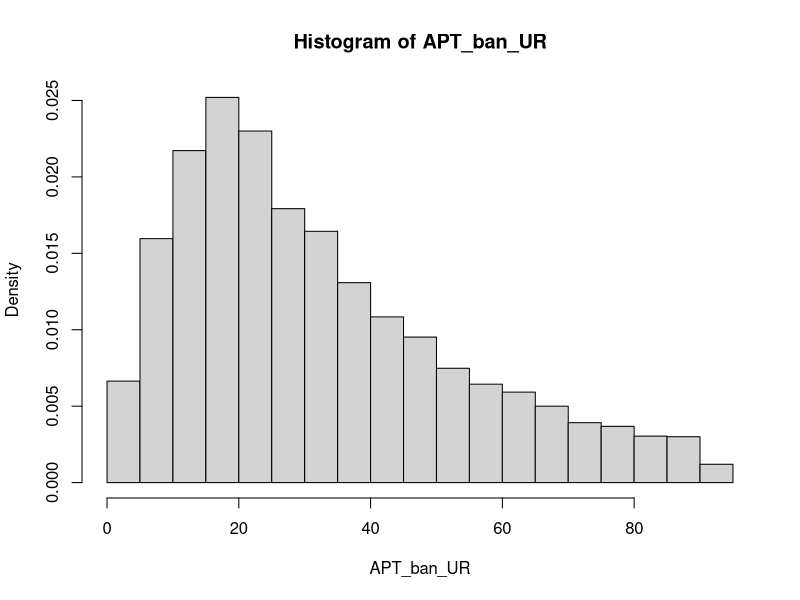
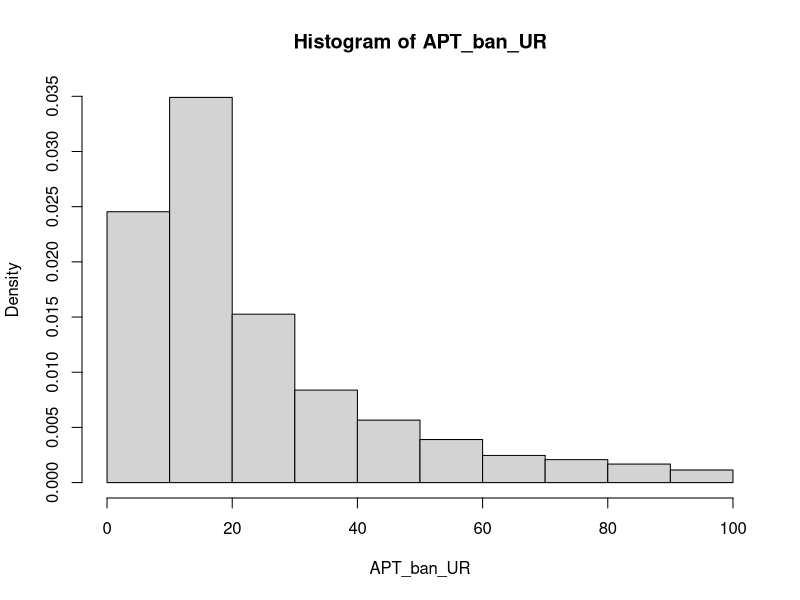

Reproduce these figures in R, in order. (Note: a time limit stopped this script after it produced the figures.)
## ---- chunk 1
knitr::opts_chunk$set(echo = TRUE)
## ---- chunk 2
#' TS-PostDiff - Allocation Probability Test
#'
#' Runs TS-PostDiff algorithm in two-armed case, for n batches, with given batch size and BURNIN period, to calculate an AP Test statistic for each arm

#' @param pa - actual prior probability of arm a (typically unknown in practice)
#' @param pb - actual prior probability of arm b (typically unknown in practice)
#' @param n - total number of trials in one simulation 
#' @param c - threshold of difference in expected reward between the two arms
#' @param burnin - number of trials that run only Uniform Random (UR) sampling, before applying the TS-PostDiff algorithm for all remaining trials, and updating posterior probability every batch (using beta distribution)
#' @param batch - number of trials before posterior probability is updated
#'
#' @return vector containing WaldScore[n], reward[n], APT_1, APT_2: the final waldscore, reward, and AP Test statistics for both arms

TSPDD <- function(pa, pb, n, c, burnin, batch) {

  # List: tracking successes and failures under each arm
  # ex. [0,1,1,1,2,3,3,4,5,6], final index value indicates total number of successes/failures
  arm_a_successes <- c(0)
  arm_a_failures <- c(0)
  arm_b_successes <- c(0)
  arm_b_failures <- c(0)
  
  # List: tracking only the current number of successes and failures (Value changes for each iteration)
  arm_a_s <- c(0)
  arm_a_f <- c(0)
  arm_b_s <- c(0)
  arm_b_f <- c(0)

  # History that tracks if there was success in either arm for each trial (Variable not used in final results)
  # ex. [1,0,1,1,0,1] 1 indicates success for either arm, 0 indicates failure for both arms
  abl <- c()
 
  APT_ban_UR = 0 # AP Test statistic, not including batches using UR sampling
  APT_w_UR = 0 # AP Test statistic, including batches using UR sampling
  
  # ---------- BURNIN PERIOD: use Uniform Random (UR) sampling only ----------
  
  for (i in 1:burnin) {

    draw_a <- runif(1) # Random probability of arm a being chosen
    draw_b <- runif(1) # Random probability of arm b being chosen

    # CASE 1: Arm a is chosen
    if (draw_a > draw_b) {
      # Arm a was successful  
      if (runif(1) < pa) {
        abl[i] <- 1
        arm_a_s <- arm_a_s + 1 # update arm a success count
      } 
      # Arm a was not successful
      else {       
        abl[i] <- 0
        arm_a_f <- arm_a_f + 1 # update arm a failure count
      }
    }

    # CASE 2: Arm b is chosen
    else {
      # Arm b was successful
      if (runif(1) < pb) {
        abl[i] <- 1
        arm_b_s <- arm_b_s + 1 # update arm b success count
      }
      # Arm b was not successful
      else {
        abl[i] <- 0
        arm_b_f <- arm_b_f + 1 # update arm b failure count
      }
    }

    # Tracking the build-up of total number of successes, failures, for arm a & b
    arm_a_successes[i] <- arm_a_s
    arm_a_failures[i] <- arm_a_f
    arm_b_successes[i] <- arm_b_s
    arm_b_failures[i] <- arm_b_f 
  }
  
  # ---------- AFTER BURNIN PERIOD: Use TS or UR depending on difference between posterior probabilities ----------
  
  for (i in (burnin + 1):n) {

    # Posterior probability updates happen by batch size (whenever m becomes 0, larger batch size -> slower updates)
    m = i %% batch 
    
    # Draw from Beta(alpha, beta) distribution, using only the current success & failure counts 
    # alpha = current successes, beta = current failures of each arm

    # CASE 1: Posterior probability of arms a & b is updated
    if (m == 0) {
      draw_a <-
        rbeta(1, arm_a_successes[i - 1] + 1, arm_a_failures[i - 1] + 1) 
      draw_b <-
        rbeta(1, arm_b_successes[i - 1] + 1, arm_b_failures[i - 1] + 1) 
    }
    
    # CASE 2: Posterior probability of arms a & b is not updated
    else {
      draw_a <-
        rbeta(1, arm_a_successes[i - m] + 1, arm_a_failures[i - m] + 1) 
      draw_b <-
        rbeta(1, arm_b_successes[i - m] + 1, arm_b_failures[i - m] + 1)
        
    # Using index [i - m] shows we are using the posterior probabilities from the previous batch, and not our most current success/failure counts
    }

    # Use UR: If difference between posterior probabilities of arms is less than threshold value (expected difference in reward between arms)
    if (abs(draw_a - draw_b) < c) {
      draw_a <- runif(1) # Random probability of arm a being chosen
      draw_b <- runif(1) # Random probability of arm b being chosen
    } 
    
    # Use TS: If difference between posterior probabilities of arms crosses threshold value (expected difference in reward between arms)
    else {
      # CASE 1: Posterior probability of arms a & b is updated
      if (m == 0) {
        draw_a <-
          rbeta(1, arm_a_successes[i - 1] + 1, arm_a_failures[i - 1] + 1)
        draw_b <-
          rbeta(1, arm_b_successes[i - 1] + 1, arm_b_failures[i - 1] + 1)
      }
      # CASE 2: Posterior probability of arms a & b is not updated
      else {
        draw_a <-
          rbeta(1, arm_a_successes[i - m] + 1, arm_a_failures[i - m] + 1)
        draw_b <-
          rbeta(1, arm_b_successes[i - m] + 1, arm_b_failures[i - m] + 1)
      }
      
      # APT_{ban UR} statistic is updated (version without UR sampling trials, inner indentation level)
      if (m == 0) {
      # APT_{ban UR} only counting cases where arm b is chosen, "experimental" arm
        if (draw_b > draw_a) {
          APT_ban_UR = APT_ban_UR + 1
        }
      }
    }

    # APT_{w UR} statistic is updated (version including trials with UR sampling, outer indentation level)
    if (m == 0) {
    # APT_{w UR} only counting cases where arm b is chosen, "experimental" arm
      if (draw_b > draw_a) {
        APT_w_UR = APT_w_UR + 1
      }
    }

    # Update arm a & b history (abl), successes, and failures
    if (draw_a > draw_b) {
      if (runif(1) < pa) {
        abl[i] <- 1
        arm_a_s <- arm_a_s + 1 # update arm a success count
      } else {
        abl[i] <- 0
        arm_a_f <- arm_a_f + 1 # update arm a failure count
      }
    } else{
      if (runif(1) < pb) {
        abl[i] <- 1
        arm_b_s <- arm_b_s + 1 #update arm b success count
      } else {
        abl[i] <- 0
        arm_b_f <- arm_b_f + 1 #update arm b failure count
      }
    }  
    
    # Tracking the build-up of total number of successes, failures, for arm a & b, adding onto successes and failures from burnin period
    arm_a_successes[i] <- arm_a_s
    arm_a_failures[i] <- arm_a_f
    arm_b_successes[i] <- arm_b_s
    arm_b_failures[i] <- arm_b_f
  }

  # List: complete history of number of times arms a & b were chosen (final index, total number of times chosen for each)
  na <- arm_a_successes + arm_a_failures
  nb <- arm_b_successes + arm_b_failures

  # List: complete history of estimated posterior probability updates, for arm a & b success (final index, final posterior probability for each)
  pa_est <- arm_a_successes / na
  pb_est <- arm_b_successes / nb

  # Wald Score for confidence interval: for analyzing categorical data underlying chi-squared distribution vectors, instead of summation
  WaldScore <- (pa_est - pb_est) / sqrt(pa_est * (1 - pa_est) / na + pb_est * (1 - pb_est) / nb)
  
  # List: our expected reward, from both arms (number of times chosen * posterior success probability, for each arm)
  reward <- (na * pa + nb * pb) / c(1:n)
  # Lists out the average expected reward for each individual trial (final index, final expected reward value)
  
  return(c(WaldScore[n], reward[n], APT_ban_UR, APT_w_UR))
}
## ---- chunk 3
#' Critical Value (Normal)
#'
#' Finds critical value using normal assumption on LLN
#' @param APT - AP Test statistic (List of either APT_ban_UR/APT_w_UR results across different simulations)
#' @param alpha - Customized significance level
#' 
#' @return generated critical value from normality assumption

normal_cv <- function(APT, alpha) {
  m <- mean(APT) 
  v <- var(APT)
  sd <- sqrt(v)
  normal_rej <- qnorm(1 - alpha) #Rejection area defined (following normal distribution assumption)
  cv <- normal_rej * sd + m
  return(cv)
}
## ---- chunk 4
#' Critical Value (Empirical)
#'
#' Finds critical value using empirical assumption on LLN
#' @param APT - AP Test statistic (List of either APT_ban_UR/APT_w_UR results across different simulations)
#' @param alpha - Customized significance level
#' 
#' @return generated critical value from empirical simulations

empirical_cv <- function(APT, alpha) {
  cdf = 0
  i = 0 
  # Repeatedly add the empirical probabilities of each [i] value until cdf reaches 1 - significance level
  while (cdf <= 1- alpha) {
    p_i <-sum(APT == i)/length(APT)
    cdf <- sum(cdf, p_i)
    i = i + 1
  }
  return(i - 1) 
}
## ---- chunk 5
set.seed(0)
#calculate power and reward in case p0 < p1
alpha <- 0.05
effect_size <- 0 # effect size is 0: no difference between arms
p0 <- 0.5 - effect_size / 2
p1 <- 0.5 + effect_size / 2
N <- 100 # sample_size(total number of trials in one simulation)
B <- 5000 # number of simulations
c <- 0.1 # threshold
burn_in <- 1 # # of burnin trials
n <-  1 # batch_size
Ti <- N/n # num_batches

results <- array(dim = c(B, 4))
for (i in 1:B) {
  results[i,] <-
    TSPDD(
      pa = p0,
      pb = p1,
      n = Ti,
      c = c,
      burnin = burn_in, #burnin=1 means no burnin needs to be larger than batch-1, burnin=2 means there is one UR distribution before apply TSPost-Diff
      batch = n
    ) 
}
average_power = mean(results[, 1] > qnorm(1-alpha))
average_reward = mean(results[, 2])
APT_ban_UR = results[,3]
APT_w_UR = results[,4]


#Histogram of APT_ban_UR
hist(APT_ban_UR, freq = FALSE)

# empirical and normal CV of APT_ban_UR is
em_cv <- empirical_cv(APT_ban_UR,alpha)
paste('empirical CV is', em_cv)
norm_cv <- normal_cv(APT_ban_UR,alpha)
paste('normal CV is', norm_cv)

# empirical cdf of APT_ban_UR is
F1 <- ecdf(APT_ban_UR)

# empirical and normal FPR of APT_ban_UR is
paste('empirical FPR is', 1-F1(em_cv))
paste('normal FPR is', 1-F1(floor(norm_cv)))
## ---- chunk 6
set.seed(0)
#calculate power and reward in case p0 < p1
alpha <- 0.05
effect_size <- 0 # effect size is 0: no difference between arms
p0 <- 0.5 - effect_size / 2
p1 <- 0.5 + effect_size / 2
N <- 300 # sample_size(total number of trials in one simulation)
B <- 5000 # number of simulations
c <- 0.1 # threshold
burn_in <- 2 # # of burnin trials
n <-  3 # batch_size
Ti <- N/n # num_batches

results <- array(dim = c(B, 4))
for (i in 1:B) {
  results[i,] <-
    TSPDD(
      pa = p0,
      pb = p1,
      n = N,
      c = c,
      burnin = burn_in, #burnin=1 means no burnin needs to be larger than batch-1, burnin=2 means there is one UR distribution before apply TSPost-Diff
      batch = n
    ) 
}
average_power = mean(results[, 1] > qnorm(1-alpha))
average_reward = mean(results[, 2])
APT_ban_UR = results[,3]
APT_w_UR = results[,4]

#Histogram of APT_ban_UR
hist(APT_ban_UR, freq = FALSE)

# empirical and normal CV of APT_ban_UR is
em_cv <- empirical_cv(APT_ban_UR,alpha)
paste('empirical CV is', em_cv)
norm_cv <- normal_cv(APT_ban_UR,alpha)
paste('normal CV is', norm_cv)

# empirical cdf of APT_ban_UR is
F1 <- ecdf(APT_ban_UR)

# empirical and normal FPR of APT_ban_UR is
paste('empirical FPR is', 1-F1(em_cv))
paste('normal FPR is', 1-F1(floor(norm_cv)))
## ---- chunk 7
set.seed(0)
#calculate power and reward in case p0 < p1
alpha <- 0.05
effect_size <- 0 # effect size is 0: no difference between arms
p0 <- 0.5 - effect_size / 2
p1 <- 0.5 + effect_size / 2
N <- 500 # sample_size(total number of trials in one simulation)
B <- 5000 # number of simulations
c <- 0.1 # threshold
burn_in <- 4 # # of burnin trials
n <-  5 # batch_size
Ti <- N/n # num_batches

results <- array(dim = c(B, 4))
for (i in 1:B) {
  results[i,] <-
    TSPDD(
      pa = p0,
      pb = p1,
      n = N,
      c = c,
      burnin = burn_in, #burnin=1 means no burnin needs to be larger than batch-1, burnin=2 means there is one UR distribution before apply TSPost-Diff
      batch = n
    ) 
}
average_power = mean(results[, 1] > qnorm(1-alpha))
average_reward = mean(results[, 2])
APT_ban_UR = results[,3]
APT_w_UR = results[,4]

#Histogram of APT_ban_UR
hist(APT_ban_UR, freq = FALSE)

# empirical and normal CV of APT_ban_UR is
em_cv <- empirical_cv(APT_ban_UR,alpha)
paste('empirical CV is', em_cv)
norm_cv <- normal_cv(APT_ban_UR,alpha)
paste('normal CV is', norm_cv)

# empirical cdf of APT_ban_UR is
F1 <- ecdf(APT_ban_UR)

# empirical and normal FPR of APT_ban_UR is
paste('empirical FPR is', 1-F1(em_cv))
paste('normal FPR is', 1-F1(floor(norm_cv)))
## ---- chunk 8
set.seed(0)
#calculate power and reward in case p0 < p1
alpha <- 0.05
effect_size <- 0 # effect size is 0: no difference between arms
p0 <- 0.5 - effect_size / 2
p1 <- 0.5 + effect_size / 2
N <- 1000 # sample_size(total number of trials in one simulation)
B <- 5000 # number of simulations
c <- 0.1 # threshold
burn_in <- 9 # # of burnin trials
n <-  10 # batch_size
Ti <- N/n # num_batches

results <- array(dim = c(B, 4))
for (i in 1:B) {
  results[i,] <-
    TSPDD(
      pa = p0,
      pb = p1,
      n = N,
      c = c,
      burnin = burn_in, #burnin=1 means no burnin needs to be larger than batch-1, burnin=2 means there is one UR distribution before apply TSPost-Diff
      batch = n
    ) 
}
average_power = mean(results[, 1] > qnorm(1-alpha))
average_reward = mean(results[, 2])
APT_ban_UR = results[,3]
APT_w_UR = results[,4]

#Histogram of APT_ban_UR
hist(APT_ban_UR, freq = FALSE)

# empirical and normal CV of APT_ban_UR is
em_cv <- empirical_cv(APT_ban_UR,alpha)
paste('empirical CV is', em_cv)
norm_cv <- normal_cv(APT_ban_UR,alpha)
paste('normal CV is', norm_cv)

# empirical cdf of APT_ban_UR is
F1 <- ecdf(APT_ban_UR)

# empirical and normal FPR of APT_ban_UR is
paste('empirical FPR is', 1-F1(em_cv))
paste('normal FPR is', 1-F1(floor(norm_cv)))
## ---- chunk 9
set.seed(0)
#calculate power and reward in case p0 < p1
alpha <- 0.05
effect_size <- 0.05 # effect size is 0.05: p1 - p0 = 0.05
p0 <- 0.5 - effect_size / 2
p1 <- 0.5 + effect_size / 2
N <- 100 # sample_size(total number of trials in one simulation)
B <- 5000 # number of simulations
c <- 0.1 # threshold
burn_in <-1 # # of burnin trials
n <-  1 # batch_size
Ti <- N/n # num_batches

results <- array(dim = c(B, 4))
for (i in 1:B) {
  results[i,] <-
    TSPDD(
      pa = p0,
      pb = p1,
      n = Ti,
      c = c,
      burnin = burn_in, #burnin=1 means no burnin needs to be larger than batch-1, burnin=2 means there is one UR distribution before apply TSPost-Diff
      batch = n
    ) 
}
average_power = mean(results[, 1] > qnorm(1-alpha))
average_reward = mean(results[, 2])
APT_ban_UR = results[,3]
APT_w_UR = results[,4]


#Histogram of APT_ban_UR
hist(APT_ban_UR, freq = FALSE)

# empirical and normal CV of APT_ban_UR is
em_cv <- empirical_cv(APT_ban_UR,alpha)
paste('empirical CV is', em_cv)
norm_cv <- normal_cv(APT_ban_UR,alpha)
paste('normal CV is', norm_cv)

# empirical cdf of APT_ban_UR is
F1 <- ecdf(APT_ban_UR)

# empirical and normal FPR of APT_ban_UR is
paste('empirical FPR is', 1-F1(em_cv))
paste('normal FPR is', 1-F1(floor(norm_cv)))
## ---- chunk 10
set.seed(0)
#calculate power and reward in case p0 < p1
alpha <- 0.05
effect_size <- 0.05 # effect size is 0.05: p1 - p0 = 0.05
p0 <- 0.5 - effect_size / 2
p1 <- 0.5 + effect_size / 2
N <- 300 # sample_size(total number of trials in one simulation)
B <- 5000 # number of simulations
c <- 0.1 # threshold
burn_in <- 2 # # of burnin trials
n <-  3 # batch_size
Ti <- N/n # num_batches

results <- array(dim = c(B, 4))
for (i in 1:B) {
  results[i,] <-
    TSPDD(
      pa = p0,
      pb = p1,
      n = N,
      c = c,
      burnin = burn_in, #burnin=1 means no burnin needs to be larger than batch-1, burnin=2 means there is one UR distribution before apply TSPost-Diff
      batch = n
    ) 
}
average_power = mean(results[, 1] > qnorm(1-alpha))
average_reward = mean(results[, 2])
APT_ban_UR = results[,3]
APT_w_UR = results[,4]

#Histogram of APT_ban_UR
hist(APT_ban_UR, freq = FALSE)

# empirical and normal CV of APT_ban_UR is
em_cv <- empirical_cv(APT_ban_UR,alpha)
paste('empirical CV is', em_cv)
norm_cv <- normal_cv(APT_ban_UR,alpha)
paste('normal CV is', norm_cv)

# empirical cdf of APT_ban_UR is
F1 <- ecdf(APT_ban_UR)

# empirical and normal FPR of APT_ban_UR is
paste('empirical FPR is', 1-F1(em_cv))
paste('normal FPR is', 1-F1(floor(norm_cv)))
## ---- chunk 11
set.seed(0)
#calculate power and reward in case p0 < p1
alpha <- 0.05
effect_size <- 0.05 # effect size is 0.05: p1 - p0 = 0.05
p0 <- 0.5 - effect_size / 2
p1 <- 0.5 + effect_size / 2
N <- 500 # sample_size(total number of trials in one simulation)
B <- 5000 # number of simulations
c <- 0.1 # threshold
burn_in <- 4 # # of burnin trials
n <-  5 # batch_size
Ti <- N/n # num_batches

results <- array(dim = c(B, 4))
for (i in 1:B) {
  results[i,] <-
    TSPDD(
      pa = p0,
      pb = p1,
      n = N,
      c = c,
      burnin = burn_in, #burnin=1 means no burnin needs to be larger than batch-1, burnin=2 means there is one UR distribution before apply TSPost-Diff
      batch = n
    ) 
}
average_power = mean(results[, 1] > qnorm(1-alpha))
average_reward = mean(results[, 2])
APT_ban_UR = results[,3]
APT_w_UR = results[,4]

#Histogram of APT_ban_UR
hist(APT_ban_UR, freq = FALSE)

# empirical and normal CV of APT_ban_UR is
em_cv <- empirical_cv(APT_ban_UR,alpha)
paste('empirical CV is', em_cv)
norm_cv <- normal_cv(APT_ban_UR,alpha)
paste('normal CV is', norm_cv)

# empirical cdf of APT_ban_UR is
F1 <- ecdf(APT_ban_UR)

# empirical and normal FPR of APT_ban_UR is
paste('empirical FPR is', 1-F1(em_cv))
paste('normal FPR is', 1-F1(floor(norm_cv)))
## ---- chunk 12
set.seed(0)
#calculate power and reward in case p0 < p1
alpha <- 0.05
effect_size <- 0.05 # effect size is 0.05: p1 - p0 = 0.05
p0 <- 0.5 - effect_size / 2
p1 <- 0.5 + effect_size / 2
N <- 1000 # sample_size(total number of trials in one simulation)
B <- 5000 # number of simulations
c <- 0.1 # threshold
burn_in <- 9 # # of burnin trials
n <-  10 # batch_size
Ti <- N/n # num_batches

results <- array(dim = c(B, 4))
for (i in 1:B) {
  results[i,] <-
    TSPDD(
      pa = p0,
      pb = p1,
      n = N,
      c = c,
      burnin = burn_in, #burnin=1 means no burnin needs to be larger than batch-1, burnin=2 means there is one UR distribution before apply TSPost-Diff
      batch = n
    ) 
}
average_power = mean(results[, 1] > qnorm(1-alpha))
average_reward = mean(results[, 2])
APT_ban_UR = results[,3]
APT_w_UR = results[,4]

#Histogram of APT_ban_UR
hist(APT_ban_UR, freq = FALSE)

# empirical and normal CV of APT_ban_UR is
em_cv <- empirical_cv(APT_ban_UR,alpha)
paste('empirical CV is', em_cv)
norm_cv <- normal_cv(APT_ban_UR,alpha)
paste('normal CV is', norm_cv)

# empirical cdf of APT_ban_UR is
F1 <- ecdf(APT_ban_UR)

# empirical and normal FPR of APT_ban_UR is
paste('empirical FPR is', 1-F1(em_cv))
paste('normal FPR is', 1-F1(floor(norm_cv)))
## ---- chunk 13
set.seed(0)
#calculate power and reward in case p0 < p1
alpha <- 0.05
effect_size <- 0.1 # effect size is 0.1: p1 - p0 = 0.1
p0 <- 0.5 - effect_size / 2
p1 <- 0.5 + effect_size / 2
N <- 100 # sample_size(total number of trials in one simulation)
B <- 5000 # number of simulations
c <- 0.1 # threshold
burn_in <-1 # # of burnin trials
n <-  1 # batch_size
Ti <- N/n # num_batches

results <- array(dim = c(B, 4))
for (i in 1:B) {
  results[i,] <-
    TSPDD(
      pa = p0,
      pb = p1,
      n = Ti,
      c = c,
      burnin = burn_in, #burnin=1 means no burnin needs to be larger than batch-1, burnin=2 means there is one UR distribution before apply TSPost-Diff
      batch = n
    ) 
}
average_power = mean(results[, 1] > qnorm(1-alpha))
average_reward = mean(results[, 2])
APT_ban_UR = results[,3]
APT_w_UR = results[,4]


#Histogram of APT_ban_UR
hist(APT_ban_UR, freq = FALSE)

# empirical and normal CV of APT_ban_UR is
em_cv <- empirical_cv(APT_ban_UR,alpha)
paste('empirical CV is', em_cv)
norm_cv <- normal_cv(APT_ban_UR,alpha)
paste('normal CV is', norm_cv)

# empirical cdf of APT_ban_UR is
F1 <- ecdf(APT_ban_UR)

# empirical and normal FPR of APT_ban_UR is
paste('empirical FPR is', 1-F1(em_cv))
paste('normal FPR is', 1-F1(floor(norm_cv)))
## ---- chunk 14
set.seed(0)
#calculate power and reward in case p0 < p1
alpha <- 0.05
effect_size <- 0.1 # effect size is 0.1: p1 - p0 = 0.1
p0 <- 0.5 - effect_size / 2
p1 <- 0.5 + effect_size / 2
N <- 300 # sample_size(total number of trials in one simulation)
B <- 5000 # number of simulations
c <- 0.1 # threshold
burn_in <- 2 # # of burnin trials
n <-  3 # batch_size
Ti <- N/n # num_batches

results <- array(dim = c(B, 4))
for (i in 1:B) {
  results[i,] <-
    TSPDD(
      pa = p0,
      pb = p1,
      n = N,
      c = c,
      burnin = burn_in, #burnin=1 means no burnin needs to be larger than batch-1, burnin=2 means there is one UR distribution before apply TSPost-Diff
      batch = n
    ) 
}
average_power = mean(results[, 1] > qnorm(1-alpha))
average_reward = mean(results[, 2])
APT_ban_UR = results[,3]
APT_w_UR = results[,4]

#Histogram of APT_ban_UR
hist(APT_ban_UR, freq = FALSE)

# empirical and normal CV of APT_ban_UR is
em_cv <- empirical_cv(APT_ban_UR,alpha)
paste('empirical CV is', em_cv)
norm_cv <- normal_cv(APT_ban_UR,alpha)
paste('normal CV is', norm_cv)

# empirical cdf of APT_ban_UR is
F1 <- ecdf(APT_ban_UR)

# empirical and normal FPR of APT_ban_UR is
paste('empirical FPR is', 1-F1(em_cv))
paste('normal FPR is', 1-F1(floor(norm_cv)))
## ---- chunk 15
set.seed(0)
#calculate power and reward in case p0 < p1
alpha <- 0.05
effect_size <- 0.1 # effect size is 0.1: p1 - p0 = 0.1
p0 <- 0.5 - effect_size / 2
p1 <- 0.5 + effect_size / 2
N <- 500 # sample_size(total number of trials in one simulation)
B <- 5000 # number of simulations
c <- 0.1 # threshold
burn_in <- 4 # # of burnin trials
n <-  5 # batch_size
Ti <- N/n # num_batches

results <- array(dim = c(B, 4))
for (i in 1:B) {
  results[i,] <-
    TSPDD(
      pa = p0,
      pb = p1,
      n = N,
      c = c,
      burnin = burn_in, #burnin=1 means no burnin needs to be larger than batch-1, burnin=2 means there is one UR distribution before apply TSPost-Diff
      batch = n
    ) 
}
average_power = mean(results[, 1] > qnorm(1-alpha))
average_reward = mean(results[, 2])
APT_ban_UR = results[,3]
APT_w_UR = results[,4]

#Histogram of APT_ban_UR
hist(APT_ban_UR, freq = FALSE)

# empirical and normal CV of APT_ban_UR is
em_cv <- empirical_cv(APT_ban_UR,alpha)
paste('empirical CV is', em_cv)
norm_cv <- normal_cv(APT_ban_UR,alpha)
paste('normal CV is', norm_cv)

# empirical cdf of APT_ban_UR is
F1 <- ecdf(APT_ban_UR)

# empirical and normal FPR of APT_ban_UR is
paste('empirical FPR is', 1-F1(em_cv))
paste('normal FPR is', 1-F1(floor(norm_cv)))
## ---- chunk 16
set.seed(0)
#calculate power and reward in case p0 < p1
alpha <- 0.05
effect_size <- 0.1 # effect size is 0.1: p1 - p0 = 0.1
p0 <- 0.5 - effect_size / 2
p1 <- 0.5 + effect_size / 2
N <- 1000 # sample_size(total number of trials in one simulation)
B <- 5000 # number of simulations
c <- 0.1 # threshold
burn_in <- 9 # # of burnin trials
n <-  10 # batch_size
Ti <- N/n # num_batches

results <- array(dim = c(B, 4))
for (i in 1:B) {
  results[i,] <-
    TSPDD(
      pa = p0,
      pb = p1,
      n = N,
      c = c,
      burnin = burn_in, #burnin=1 means no burnin needs to be larger than batch-1, burnin=2 means there is one UR distribution before apply TSPost-Diff
      batch = n
    ) 
}
average_power = mean(results[, 1] > qnorm(1-alpha))
average_reward = mean(results[, 2])
APT_ban_UR = results[,3]
APT_w_UR = results[,4]

#Histogram of APT_ban_UR
hist(APT_ban_UR, freq = FALSE)

# empirical and normal CV of APT_ban_UR is
em_cv <- empirical_cv(APT_ban_UR,alpha)
paste('empirical CV is', em_cv)
norm_cv <- normal_cv(APT_ban_UR,alpha)
paste('normal CV is', norm_cv)

# empirical cdf of APT_ban_UR is
F1 <- ecdf(APT_ban_UR)

# empirical and normal FPR of APT_ban_UR is
paste('empirical FPR is', 1-F1(em_cv))
paste('normal FPR is', 1-F1(floor(norm_cv)))
## ---- chunk 17
set.seed(0)
#calculate power and reward in case p0 < p1
alpha <- 0.05
effect_size <- 0.2 # effect size is 0.2: p1 - p0 = 0.2
p0 <- 0.5 - effect_size / 2
p1 <- 0.5 + effect_size / 2
N <- 100 # sample_size(total number of trials in one simulation)
B <- 5000 # number of simulations
c <- 0.1 # threshold
burn_in <-1 # # of burnin trials
n <-  1 # batch_size
Ti <- N/n # num_batches

results <- array(dim = c(B, 4))
for (i in 1:B) {
  results[i,] <-
    TSPDD(
      pa = p0,
      pb = p1,
      n = Ti,
      c = c,
      burnin = burn_in, #burnin=1 means no burnin needs to be larger than batch-1, burnin=2 means there is one UR distribution before apply TSPost-Diff
      batch = n
    ) 
}
average_power = mean(results[, 1] > qnorm(1-alpha))
average_reward = mean(results[, 2])
APT_ban_UR = results[,3]
APT_w_UR = results[,4]


#Histogram of APT_ban_UR
hist(APT_ban_UR, freq = FALSE)

# empirical and normal CV of APT_ban_UR is
em_cv <- empirical_cv(APT_ban_UR,alpha)
paste('empirical CV is', em_cv)
norm_cv <- normal_cv(APT_ban_UR,alpha)
paste('normal CV is', norm_cv)

# empirical cdf of APT_ban_UR is
F1 <- ecdf(APT_ban_UR)

# empirical and normal FPR of APT_ban_UR is
paste('empirical FPR is', 1-F1(em_cv))
paste('normal FPR is', 1-F1(floor(norm_cv)))
## ---- chunk 18
set.seed(0)
#calculate power and reward in case p0 < p1
alpha <- 0.05
effect_size <- 0.2 # effect size is 0.2: p1 - p0 = 0.2
p0 <- 0.5 - effect_size / 2
p1 <- 0.5 + effect_size / 2
N <- 300 # sample_size(total number of trials in one simulation)
B <- 5000 # number of simulations
c <- 0.1 # threshold
burn_in <- 2 # # of burnin trials
n <-  3 # batch_size
Ti <- N/n # num_batches

results <- array(dim = c(B, 4))
for (i in 1:B) {
  results[i,] <-
    TSPDD(
      pa = p0,
      pb = p1,
      n = N,
      c = c,
      burnin = burn_in, #burnin=1 means no burnin needs to be larger than batch-1, burnin=2 means there is one UR distribution before apply TSPost-Diff
      batch = n
    ) 
}
average_power = mean(results[, 1] > qnorm(1-alpha))
average_reward = mean(results[, 2])
APT_ban_UR = results[,3]
APT_w_UR = results[,4]

#Histogram of APT_ban_UR
hist(APT_ban_UR, freq = FALSE)

# empirical and normal CV of APT_ban_UR is
em_cv <- empirical_cv(APT_ban_UR,alpha)
paste('empirical CV is', em_cv)
norm_cv <- normal_cv(APT_ban_UR,alpha)
paste('normal CV is', norm_cv)

# empirical cdf of APT_ban_UR is
F1 <- ecdf(APT_ban_UR)

# empirical and normal FPR of APT_ban_UR is
paste('empirical FPR is', 1-F1(em_cv))
paste('normal FPR is', 1-F1(floor(norm_cv)))
## ---- chunk 19
set.seed(0)
#calculate power and reward in case p0 < p1
alpha <- 0.05
effect_size <- 0.2 # effect size is 0.2: p1 - p0 = 0.2
p0 <- 0.5 - effect_size / 2
p1 <- 0.5 + effect_size / 2
N <- 500 # sample_size(total number of trials in one simulation)
B <- 5000 # number of simulations
c <- 0.1 # threshold
burn_in <- 4 # # of burnin trials
n <-  5 # batch_size
Ti <- N/n # num_batches

results <- array(dim = c(B, 4))
for (i in 1:B) {
  results[i,] <-
    TSPDD(
      pa = p0,
      pb = p1,
      n = N,
      c = c,
      burnin = burn_in, #burnin=1 means no burnin needs to be larger than batch-1, burnin=2 means there is one UR distribution before apply TSPost-Diff
      batch = n
    ) 
}
average_power = mean(results[, 1] > qnorm(1-alpha))
average_reward = mean(results[, 2])
APT_ban_UR = results[,3]
APT_w_UR = results[,4]

#Histogram of APT_ban_UR
hist(APT_ban_UR, freq = FALSE)

# empirical and normal CV of APT_ban_UR is
em_cv <- empirical_cv(APT_ban_UR,alpha)
paste('empirical CV is', em_cv)
norm_cv <- normal_cv(APT_ban_UR,alpha)
paste('normal CV is', norm_cv)

# empirical cdf of APT_ban_UR is
F1 <- ecdf(APT_ban_UR)

# empirical and normal FPR of APT_ban_UR is
paste('empirical FPR is', 1-F1(em_cv))
paste('normal FPR is', 1-F1(floor(norm_cv)))
## ---- chunk 20
set.seed(0)
#calculate power and reward in case p0 < p1
alpha <- 0.05
effect_size <- 0.2 # effect size is 0.2: p1 - p0 = 0.2
p0 <- 0.5 - effect_size / 2
p1 <- 0.5 + effect_size / 2
N <- 1000 # sample_size(total number of trials in one simulation)
B <- 5000 # number of simulations
c <- 0.1 # threshold
burn_in <- 9 # # of burnin trials
n <-  10 # batch_size
Ti <- N/n # num_batches

results <- array(dim = c(B, 4))
for (i in 1:B) {
  results[i,] <-
    TSPDD(
      pa = p0,
      pb = p1,
      n = N,
      c = c,
      burnin = burn_in, #burnin=1 means no burnin needs to be larger than batch-1, burnin=2 means there is one UR distribution before apply TSPost-Diff
      batch = n
    ) 
}
average_power = mean(results[, 1] > qnorm(1-alpha))
average_reward = mean(results[, 2])
APT_ban_UR = results[,3]
APT_w_UR = results[,4]

#Histogram of APT_ban_UR
hist(APT_ban_UR, freq = FALSE)

# empirical and normal CV of APT_ban_UR is
em_cv <- empirical_cv(APT_ban_UR,alpha)
paste('empirical CV is', em_cv)
norm_cv <- normal_cv(APT_ban_UR,alpha)
paste('normal CV is', norm_cv)

# empirical cdf of APT_ban_UR is
F1 <- ecdf(APT_ban_UR)

# empirical and normal FPR of APT_ban_UR is
paste('empirical FPR is', 1-F1(em_cv))
paste('normal FPR is', 1-F1(floor(norm_cv)))
## ---- chunk 21
set.seed(0)
#calculate power and reward in case p0 < p1
alpha <- 0.05
effect_size <- 0.4 # effect size is 0.4: p1 - p0 = 0.4
p0 <- 0.5 - effect_size / 2
p1 <- 0.5 + effect_size / 2
N <- 100 # sample_size(total number of trials in one simulation)
B <- 5000 # number of simulations
c <- 0.1 # threshold
burn_in <-1 # # of burnin trials
n <-  1 # batch_size
Ti <- N/n # num_batches

results <- array(dim = c(B, 4))
for (i in 1:B) {
  results[i,] <-
    TSPDD(
      pa = p0,
      pb = p1,
      n = Ti,
      c = c,
      burnin = burn_in, #burnin=1 means no burnin needs to be larger than batch-1, burnin=2 means there is one UR distribution before apply TSPost-Diff
      batch = n
    ) 
}
average_power = mean(results[, 1] > qnorm(1-alpha))
average_reward = mean(results[, 2])
APT_ban_UR = results[,3]
APT_w_UR = results[,4]


#Histogram of APT_ban_UR
hist(APT_ban_UR, freq = FALSE)

# empirical and normal CV of APT_ban_UR is
em_cv <- empirical_cv(APT_ban_UR,alpha)
paste('empirical CV is', em_cv)
norm_cv <- normal_cv(APT_ban_UR,alpha)
paste('normal CV is', norm_cv)

# empirical cdf of APT_ban_UR is
F1 <- ecdf(APT_ban_UR)

# empirical and normal FPR of APT_ban_UR is
paste('empirical FPR is', 1-F1(em_cv))
paste('normal FPR is', 1-F1(floor(norm_cv)))
## ---- chunk 22
set.seed(0)
#calculate power and reward in case p0 < p1
alpha <- 0.05
effect_size <- 0.4 # effect size is 0.4: p1 - p0 = 0.4
p0 <- 0.5 - effect_size / 2
p1 <- 0.5 + effect_size / 2
N <- 300 # sample_size(total number of trials in one simulation)
B <- 5000 # number of simulations
c <- 0.1 # threshold
burn_in <- 2 # # of burnin trials
n <-  3 # batch_size
Ti <- N/n # num_batches

results <- array(dim = c(B, 4))
for (i in 1:B) {
  results[i,] <-
    TSPDD(
      pa = p0,
      pb = p1,
      n = N,
      c = c,
      burnin = burn_in, #burnin=1 means no burnin needs to be larger than batch-1, burnin=2 means there is one UR distribution before apply TSPost-Diff
      batch = n
    ) 
}
average_power = mean(results[, 1] > qnorm(1-alpha))
average_reward = mean(results[, 2])
APT_ban_UR = results[,3]
APT_w_UR = results[,4]

#Histogram of APT_ban_UR
hist(APT_ban_UR, freq = FALSE)

# empirical and normal CV of APT_ban_UR is
em_cv <- empirical_cv(APT_ban_UR,alpha)
paste('empirical CV is', em_cv)
norm_cv <- normal_cv(APT_ban_UR,alpha)
paste('normal CV is', norm_cv)

# empirical cdf of APT_ban_UR is
F1 <- ecdf(APT_ban_UR)

# empirical and normal FPR of APT_ban_UR is
paste('empirical FPR is', 1-F1(em_cv))
paste('normal FPR is', 1-F1(floor(norm_cv)))
## ---- chunk 23
set.seed(0)
#calculate power and reward in case p0 < p1
alpha <- 0.05
effect_size <- 0.4 # effect size is 0.4: p1 - p0 = 0.4
p0 <- 0.5 - effect_size / 2
p1 <- 0.5 + effect_size / 2
N <- 500 # sample_size(total number of trials in one simulation)
B <- 5000 # number of simulations
c <- 0.1 # threshold
burn_in <- 4 # # of burnin trials
n <-  5 # batch_size
Ti <- N/n # num_batches

results <- array(dim = c(B, 4))
for (i in 1:B) {
  results[i,] <-
    TSPDD(
      pa = p0,
      pb = p1,
      n = N,
      c = c,
      burnin = burn_in, #burnin=1 means no burnin needs to be larger than batch-1, burnin=2 means there is one UR distribution before apply TSPost-Diff
      batch = n
    ) 
}
average_power = mean(results[, 1] > qnorm(1-alpha))
average_reward = mean(results[, 2])
APT_ban_UR = results[,3]
APT_w_UR = results[,4]

#Histogram of APT_ban_UR
hist(APT_ban_UR, freq = FALSE)

# empirical and normal CV of APT_ban_UR is
em_cv <- empirical_cv(APT_ban_UR,alpha)
paste('empirical CV is', em_cv)
norm_cv <- normal_cv(APT_ban_UR,alpha)
paste('normal CV is', norm_cv)

# empirical cdf of APT_ban_UR is
F1 <- ecdf(APT_ban_UR)

# empirical and normal FPR of APT_ban_UR is
paste('empirical FPR is', 1-F1(em_cv))
paste('normal FPR is', 1-F1(floor(norm_cv)))
## ---- chunk 24
set.seed(0)
#calculate power and reward in case p0 < p1
alpha <- 0.05
effect_size <- 0.4 # effect size is 0.4: p1 - p0 = 0.4
p0 <- 0.5 - effect_size / 2
p1 <- 0.5 + effect_size / 2
N <- 1000 # sample_size(total number of trials in one simulation)
B <- 5000 # number of simulations
c <- 0.1 # threshold
burn_in <- 9 # # of burnin trials
n <-  10 # batch_size
Ti <- N/n # num_batches

results <- array(dim = c(B, 4))
for (i in 1:B) {
  results[i,] <-
    TSPDD(
      pa = p0,
      pb = p1,
      n = N,
      c = c,
      burnin = burn_in, #burnin=1 means no burnin needs to be larger than batch-1, burnin=2 means there is one UR distribution before apply TSPost-Diff
      batch = n
    ) 
}
average_power = mean(results[, 1] > qnorm(1-alpha))
average_reward = mean(results[, 2])
APT_ban_UR = results[,3]
APT_w_UR = results[,4]

#Histogram of APT_ban_UR
hist(APT_ban_UR, freq = FALSE)

# empirical and normal CV of APT_ban_UR is
em_cv <- empirical_cv(APT_ban_UR,alpha)
paste('empirical CV is', em_cv)
norm_cv <- normal_cv(APT_ban_UR,alpha)
paste('normal CV is', norm_cv)

# empirical cdf of APT_ban_UR is
F1 <- ecdf(APT_ban_UR)

# empirical and normal FPR of APT_ban_UR is
paste('empirical FPR is', 1-F1(em_cv))
paste('normal FPR is', 1-F1(floor(norm_cv)))
## ---- chunk 25

set.seed(0)
#calculate power and reward in case p0 < p1
alpha <- 0.05
effect_size <- 0 # effect size is 0: no difference between arms
p0 <- 0.5 - effect_size / 2
p1 <- 0.5 + effect_size / 2
N <- 100 # sample_size(total number of trials in one simulation)
B <- 5000 # number of simulations
c <- 0.1 # threshold
burn_in <- 1 # # of burnin trials
n <-  1 # batch_size
Ti <- N/n # num_batches

results <- array(dim = c(B, 4))
for (i in 1:B) {
  results[i,] <-
    TSPDD(
      pa = p0,
      pb = p1,
      n = N,
      c = c,
      burnin = burn_in, #burnin=1 means no burnin needs to be larger than batch-1
      batch = n
    ) 
}
average_power = mean(results[, 1] > qnorm(1-alpha))
average_reward = mean(results[, 2])
APT_ban_UR = results[,3]
APT_w_UR = results[,4]
#Histogram of APT_w_UR
hist(APT_w_UR, freq = FALSE)

# emipircal CV of APT_w_UR is
em_cv <- empirical_cv(APT_w_UR,alpha)
paste('empirical CV is', em_cv)
# normal CV of APT_w_UR is

norm_cv <- normal_cv(APT_w_UR,alpha)
paste('normal CV is', norm_cv)

# empirical cdf of APT_w_UR is

F1 <- ecdf(APT_w_UR)

paste('empircal FPR is', 1-F1(em_cv))
paste('normal FPR is', 1-F1(floor(norm_cv)))
## ---- chunk 26

set.seed(0)
#calculate power and reward in case p0 < p1
alpha <- 0.05
effect_size <- 0 # effect size is 0: no difference between arms
p0 <- 0.5 - effect_size / 2
p1 <- 0.5 + effect_size / 2
N <- 300 # sample_size(total number of trials in one simulation)
B <- 5000 # number of simulations
c <- 0.1 # threshold
burn_in <- 2 # # of burnin trials
n <-  3 # batch_size
Ti <- N/n # num_batches

results <- array(dim = c(B, 4))
for (i in 1:B) {
  results[i,] <-
    TSPDD(
      pa = p0,
      pb = p1,
      n = N,
      c = c,
      burnin = burn_in, #burnin=1 means no burnin needs to be larger than batch-1
      batch = n
    ) 
}
average_power = mean(results[, 1] > qnorm(1-alpha))
average_reward = mean(results[, 2])
APT_ban_UR = results[,3]
APT_w_UR = results[,4]
#Histogram of APT_w_UR
hist(APT_w_UR, freq = FALSE)

# emipircal CV of APT_w_UR is
em_cv <- empirical_cv(APT_w_UR,alpha)
paste('empirical CV is', em_cv)
# normal CV of APT_w_UR is

norm_cv <- normal_cv(APT_w_UR,alpha)
paste('normal CV is', norm_cv)

# empirical cdf of APT_w_UR is

F1 <- ecdf(APT_w_UR)

paste('empircal FPR is', 1-F1(em_cv))
paste('normal FPR is', 1-F1(floor(norm_cv)))
## ---- chunk 27

set.seed(0)
#calculate power and reward in case p0 < p1
alpha <- 0.05
effect_size <- 0 # effect size is 0: no difference between arms
p0 <- 0.5 - effect_size / 2
p1 <- 0.5 + effect_size / 2
N <- 500 # sample_size(total number of trials in one simulation)
B <- 5000 # number of simulations
c <- 0.1 # threshold
burn_in <- 4 # # of burnin trials
n <-  5 # batch_size
Ti <- N/n # num_batches

results <- array(dim = c(B, 4))
for (i in 1:B) {
  results[i,] <-
    TSPDD(
      pa = p0,
      pb = p1,
      n = N,
      c = c,
      burnin = burn_in, #burnin=1 means no burnin needs to be larger than batch-1
      batch = n
    ) 
}
average_power = mean(results[, 1] > qnorm(1-alpha))
average_reward = mean(results[, 2])
APT_ban_UR = results[,3]
APT_w_UR = results[,4]
#Histogram of APT_w_UR
hist(APT_w_UR, freq = FALSE)

# emipircal CV of APT_w_UR is
em_cv <- empirical_cv(APT_w_UR,alpha)
paste('empirical CV is', em_cv)
# normal CV of APT_w_UR is

norm_cv <- normal_cv(APT_w_UR,alpha)
paste('normal CV is', norm_cv)

# empirical cdf of APT_w_UR is

F1 <- ecdf(APT_w_UR)

paste('empircal FPR is', 1-F1(em_cv))
paste('normal FPR is', 1-F1(floor(norm_cv)))
## ---- chunk 28

set.seed(0)
#calculate power and reward in case p0 < p1
alpha <- 0.05
effect_size <- 0 # effect size is 0: no difference between arms
p0 <- 0.5 - effect_size / 2
p1 <- 0.5 + effect_size / 2
N <- 1000 # sample_size(total number of trials in one simulation)
B <- 5000 # number of simulations
c <- 0.1 # threshold
burn_in <- 9 # # of burnin trials
n <-  10 # batch_size
Ti <- N/n # num_batches

results <- array(dim = c(B, 4))
for (i in 1:B) {
  results[i,] <-
    TSPDD(
      pa = p0,
      pb = p1,
      n = N,
      c = c,
      burnin = burn_in, #burnin=1 means no burnin needs to be larger than batch-1
      batch = n
    ) 
}
average_power = mean(results[, 1] > qnorm(1-alpha))
average_reward = mean(results[, 2])
APT_ban_UR = results[,3]
APT_w_UR = results[,4]
#Histogram of APT_w_UR
hist(APT_w_UR, freq = FALSE)

# emipircal CV of APT_w_UR is
em_cv <- empirical_cv(APT_w_UR,alpha)
paste('empirical CV is', em_cv)
# normal CV of APT_w_UR is

norm_cv <- normal_cv(APT_w_UR,alpha)
paste('normal CV is', norm_cv)

# empirical cdf of APT_w_UR is

F1 <- ecdf(APT_w_UR)

paste('empircal FPR is', 1-F1(em_cv))
paste('normal FPR is', 1-F1(floor(norm_cv)))
## ---- chunk 29

set.seed(0)
#calculate power and reward in case p0 < p1
alpha <- 0.05
effect_size <- 0.05 # effect size is 0.05:  p1 - p0 = 0.05
p0 <- 0.5 - effect_size / 2
p1 <- 0.5 + effect_size / 2
N <- 100 # sample_size(total number of trials in one simulation)
B <- 5000 # number of simulations
c <- 0.1 # threshold
burn_in <- 1 # # of burnin trials
n <-  1 # batch_size
Ti <- N/n # num_batches

results <- array(dim = c(B, 4))
for (i in 1:B) {
  results[i,] <-
    TSPDD(
      pa = p0,
      pb = p1,
      n = N,
      c = c,
      burnin = burn_in, #burnin=1 means no burnin needs to be larger than batch-1
      batch = n
    ) 
}
average_power = mean(results[, 1] > qnorm(1-alpha))
average_reward = mean(results[, 2])
APT_ban_UR = results[,3]
APT_w_UR = results[,4]
#Histogram of APT_w_UR
hist(APT_w_UR, freq = FALSE)

# emipircal CV of APT_w_UR is
em_cv <- empirical_cv(APT_w_UR,alpha)
paste('empirical CV is', em_cv)
# normal CV of APT_w_UR is

norm_cv <- normal_cv(APT_w_UR,alpha)
paste('normal CV is', norm_cv)

# empirical cdf of APT_w_UR is

F1 <- ecdf(APT_w_UR)

paste('empircal FPR is', 1-F1(em_cv))
paste('normal FPR is', 1-F1(floor(norm_cv)))
## ---- chunk 30

set.seed(0)
#calculate power and reward in case p0 < p1
alpha <- 0.05
effect_size <- 0.05 # effect size is 0.05:  p1 - p0 = 0.05
p0 <- 0.5 - effect_size / 2
p1 <- 0.5 + effect_size / 2
N <- 300 # sample_size(total number of trials in one simulation)
B <- 5000 # number of simulations
c <- 0.1 # threshold
burn_in <- 2 # # of burnin trials
n <-  3 # batch_size
Ti <- N/n # num_batches

results <- array(dim = c(B, 4))
for (i in 1:B) {
  results[i,] <-
    TSPDD(
      pa = p0,
      pb = p1,
      n = N,
      c = c,
      burnin = burn_in, #burnin=1 means no burnin needs to be larger than batch-1
      batch = n
    ) 
}
average_power = mean(results[, 1] > qnorm(1-alpha))
average_reward = mean(results[, 2])
APT_ban_UR = results[,3]
APT_w_UR = results[,4]
#Histogram of APT_w_UR
hist(APT_w_UR, freq = FALSE)

# emipircal CV of APT_w_UR is
em_cv <- empirical_cv(APT_w_UR,alpha)
paste('empirical CV is', em_cv)
# normal CV of APT_w_UR is

norm_cv <- normal_cv(APT_w_UR,alpha)
paste('normal CV is', norm_cv)

# empirical cdf of APT_w_UR is

F1 <- ecdf(APT_w_UR)

paste('empircal FPR is', 1-F1(em_cv))
paste('normal FPR is', 1-F1(floor(norm_cv)))
## ---- chunk 31

set.seed(0)
#calculate power and reward in case p0 < p1
alpha <- 0.05
effect_size <- 0.05 # effect size is 0.05:  p1 - p0 = 0.05
p0 <- 0.5 - effect_size / 2
p1 <- 0.5 + effect_size / 2
N <- 500 # sample_size(total number of trials in one simulation)
B <- 5000 # number of simulations
c <- 0.1 # threshold
burn_in <- 4 # # of burnin trials
n <-  5 # batch_size
Ti <- N/n # num_batches

results <- array(dim = c(B, 4))
for (i in 1:B) {
  results[i,] <-
    TSPDD(
      pa = p0,
      pb = p1,
      n = N,
      c = c,
      burnin = burn_in, #burnin=1 means no burnin needs to be larger than batch-1
      batch = n
    ) 
}
average_power = mean(results[, 1] > qnorm(1-alpha))
average_reward = mean(results[, 2])
APT_ban_UR = results[,3]
APT_w_UR = results[,4]
#Histogram of APT_w_UR
hist(APT_w_UR, freq = FALSE)

# emipircal CV of APT_w_UR is
em_cv <- empirical_cv(APT_w_UR,alpha)
paste('empirical CV is', em_cv)
# normal CV of APT_w_UR is

norm_cv <- normal_cv(APT_w_UR,alpha)
paste('normal CV is', norm_cv)

# empirical cdf of APT_w_UR is

F1 <- ecdf(APT_w_UR)

paste('empircal FPR is', 1-F1(em_cv))
paste('normal FPR is', 1-F1(floor(norm_cv)))
## ---- chunk 32

set.seed(0)
#calculate power and reward in case p0 < p1
alpha <- 0.05
effect_size <- 0.05 # effect size is 0.05:  p1 - p0 = 0.05
p0 <- 0.5 - effect_size / 2
p1 <- 0.5 + effect_size / 2
N <- 1000 # sample_size(total number of trials in one simulation)
B <- 5000 # number of simulations
c <- 0.1 # threshold
burn_in <- 9 # # of burnin trials
n <-  10 # batch_size
Ti <- N/n # num_batches

results <- array(dim = c(B, 4))
for (i in 1:B) {
  results[i,] <-
    TSPDD(
      pa = p0,
      pb = p1,
      n = N,
      c = c,
      burnin = burn_in, #burnin=1 means no burnin needs to be larger than batch-1
      batch = n
    ) 
}
average_power = mean(results[, 1] > qnorm(1-alpha))
average_reward = mean(results[, 2])
APT_ban_UR = results[,3]
APT_w_UR = results[,4]
#Histogram of APT_w_UR
hist(APT_w_UR, freq = FALSE)

# emipircal CV of APT_w_UR is
em_cv <- empirical_cv(APT_w_UR,alpha)
paste('empirical CV is', em_cv)
# normal CV of APT_w_UR is

norm_cv <- normal_cv(APT_w_UR,alpha)
paste('normal CV is', norm_cv)

# empirical cdf of APT_w_UR is

F1 <- ecdf(APT_w_UR)

paste('empircal FPR is', 1-F1(em_cv))
paste('normal FPR is', 1-F1(floor(norm_cv)))
## ---- chunk 33

set.seed(0)
#calculate power and reward in case p0 < p1
alpha <- 0.05
effect_size <- 0.1 # effect size is 0.1:  p1 - p0 = 0.1
p0 <- 0.5 - effect_size / 2
p1 <- 0.5 + effect_size / 2
N <- 100 # sample_size(total number of trials in one simulation)
B <- 5000 # number of simulations
c <- 0.1 # threshold
burn_in <- 1 # # of burnin trials
n <-  1 # batch_size
Ti <- N/n # num_batches

results <- array(dim = c(B, 4))
for (i in 1:B) {
  results[i,] <-
    TSPDD(
      pa = p0,
      pb = p1,
      n = N,
      c = c,
      burnin = burn_in, #burnin=1 means no burnin needs to be larger than batch-1
      batch = n
    ) 
}
average_power = mean(results[, 1] > qnorm(1-alpha))
average_reward = mean(results[, 2])
APT_ban_UR = results[,3]
APT_w_UR = results[,4]
#Histogram of APT_w_UR
hist(APT_w_UR, freq = FALSE)

# emipircal CV of APT_w_UR is
em_cv <- empirical_cv(APT_w_UR,alpha)
paste('empirical CV is', em_cv)
# normal CV of APT_w_UR is

norm_cv <- normal_cv(APT_w_UR,alpha)
paste('normal CV is', norm_cv)

# empirical cdf of APT_w_UR is

F1 <- ecdf(APT_w_UR)

paste('empircal FPR is', 1-F1(em_cv))
paste('normal FPR is', 1-F1(floor(norm_cv)))
## ---- chunk 34

set.seed(0)
#calculate power and reward in case p0 < p1
alpha <- 0.05
effect_size <- 0.1 # effect size is 0.1:  p1 - p0 = 0.1
p0 <- 0.5 - effect_size / 2
p1 <- 0.5 + effect_size / 2
N <- 300 # sample_size(total number of trials in one simulation)
B <- 5000 # number of simulations
c <- 0.1 # threshold
burn_in <- 2 # # of burnin trials
n <-  3 # batch_size
Ti <- N/n # num_batches

results <- array(dim = c(B, 4))
for (i in 1:B) {
  results[i,] <-
    TSPDD(
      pa = p0,
      pb = p1,
      n = N,
      c = c,
      burnin = burn_in, #burnin=1 means no burnin needs to be larger than batch-1
      batch = n
    ) 
}
average_power = mean(results[, 1] > qnorm(1-alpha))
average_reward = mean(results[, 2])
APT_ban_UR = results[,3]
APT_w_UR = results[,4]
#Histogram of APT_w_UR
hist(APT_w_UR, freq = FALSE)

# emipircal CV of APT_w_UR is
em_cv <- empirical_cv(APT_w_UR,alpha)
paste('empirical CV is', em_cv)
# normal CV of APT_w_UR is

norm_cv <- normal_cv(APT_w_UR,alpha)
paste('normal CV is', norm_cv)

# empirical cdf of APT_w_UR is

F1 <- ecdf(APT_w_UR)

paste('empircal FPR is', 1-F1(em_cv))
paste('normal FPR is', 1-F1(floor(norm_cv)))
## ---- chunk 35

set.seed(0)
#calculate power and reward in case p0 < p1
alpha <- 0.05
effect_size <- 0.1 # effect size is 0.1:  p1 - p0 = 0.1
p0 <- 0.5 - effect_size / 2
p1 <- 0.5 + effect_size / 2
N <- 500 # sample_size(total number of trials in one simulation)
B <- 5000 # number of simulations
c <- 0.1 # threshold
burn_in <- 4 # # of burnin trials
n <-  5 # batch_size
Ti <- N/n # num_batches

results <- array(dim = c(B, 4))
for (i in 1:B) {
  results[i,] <-
    TSPDD(
      pa = p0,
      pb = p1,
      n = N,
      c = c,
      burnin = burn_in, #burnin=1 means no burnin needs to be larger than batch-1
      batch = n
    ) 
}
average_power = mean(results[, 1] > qnorm(1-alpha))
average_reward = mean(results[, 2])
APT_ban_UR = results[,3]
APT_w_UR = results[,4]
#Histogram of APT_w_UR
hist(APT_w_UR, freq = FALSE)

# emipircal CV of APT_w_UR is
em_cv <- empirical_cv(APT_w_UR,alpha)
paste('empirical CV is', em_cv)
# normal CV of APT_w_UR is

norm_cv <- normal_cv(APT_w_UR,alpha)
paste('normal CV is', norm_cv)

# empirical cdf of APT_w_UR is

F1 <- ecdf(APT_w_UR)

paste('empircal FPR is', 1-F1(em_cv))
paste('normal FPR is', 1-F1(floor(norm_cv)))
## ---- chunk 36

set.seed(0)
#calculate power and reward in case p0 < p1
alpha <- 0.05
effect_size <- 0.1 # effect size is 0.1:  p1 - p0 = 0.1
p0 <- 0.5 - effect_size / 2
p1 <- 0.5 + effect_size / 2
N <- 1000 # sample_size(total number of trials in one simulation)
B <- 5000 # number of simulations
c <- 0.1 # threshold
burn_in <- 9 # # of burnin trials
n <-  10 # batch_size
Ti <- N/n # num_batches

results <- array(dim = c(B, 4))
for (i in 1:B) {
  results[i,] <-
    TSPDD(
      pa = p0,
      pb = p1,
      n = N,
      c = c,
      burnin = burn_in, #burnin=1 means no burnin needs to be larger than batch-1
      batch = n
    ) 
}
average_power = mean(results[, 1] > qnorm(1-alpha))
average_reward = mean(results[, 2])
APT_ban_UR = results[,3]
APT_w_UR = results[,4]
#Histogram of APT_w_UR
hist(APT_w_UR, freq = FALSE)

# emipircal CV of APT_w_UR is
em_cv <- empirical_cv(APT_w_UR,alpha)
paste('empirical CV is', em_cv)
# normal CV of APT_w_UR is

norm_cv <- normal_cv(APT_w_UR,alpha)
paste('normal CV is', norm_cv)

# empirical cdf of APT_w_UR is

F1 <- ecdf(APT_w_UR)

paste('empircal FPR is', 1-F1(em_cv))
paste('normal FPR is', 1-F1(floor(norm_cv)))
## ---- chunk 37

set.seed(0)
#calculate power and reward in case p0 < p1
alpha <- 0.05
effect_size <- 0.2 # effect size is 0.2:  p1 - p0 = 0.2
p0 <- 0.5 - effect_size / 2
p1 <- 0.5 + effect_size / 2
N <- 100 # sample_size(total number of trials in one simulation)
B <- 5000 # number of simulations
c <- 0.1 # threshold
burn_in <- 1 # # of burnin trials
n <-  1 # batch_size
Ti <- N/n # num_batches

results <- array(dim = c(B, 4))
for (i in 1:B) {
  results[i,] <-
    TSPDD(
      pa = p0,
      pb = p1,
      n = N,
      c = c,
      burnin = burn_in, #burnin=1 means no burnin needs to be larger than batch-1
      batch = n
    ) 
}
average_power = mean(results[, 1] > qnorm(1-alpha))
average_reward = mean(results[, 2])
APT_ban_UR = results[,3]
APT_w_UR = results[,4]
#Histogram of APT_w_UR
hist(APT_w_UR, freq = FALSE)

# emipircal CV of APT_w_UR is
em_cv <- empirical_cv(APT_w_UR,alpha)
paste('empirical CV is', em_cv)
# normal CV of APT_w_UR is

norm_cv <- normal_cv(APT_w_UR,alpha)
paste('normal CV is', norm_cv)

# empirical cdf of APT_w_UR is

F1 <- ecdf(APT_w_UR)

paste('empircal FPR is', 1-F1(em_cv))
paste('normal FPR is', 1-F1(floor(norm_cv)))
## ---- chunk 38

set.seed(0)
#calculate power and reward in case p0 < p1
alpha <- 0.05
effect_size <- 0.2 # effect size is 0.2:  p1 - p0 = 0.2
p0 <- 0.5 - effect_size / 2
p1 <- 0.5 + effect_size / 2
N <- 300 # sample_size(total number of trials in one simulation)
B <- 5000 # number of simulations
c <- 0.1 # threshold
burn_in <- 2 # # of burnin trials
n <-  3 # batch_size
Ti <- N/n # num_batches

results <- array(dim = c(B, 4))
for (i in 1:B) {
  results[i,] <-
    TSPDD(
      pa = p0,
      pb = p1,
      n = N,
      c = c,
      burnin = burn_in, #burnin=1 means no burnin needs to be larger than batch-1
      batch = n
    ) 
}
average_power = mean(results[, 1] > qnorm(1-alpha))
average_reward = mean(results[, 2])
APT_ban_UR = results[,3]
APT_w_UR = results[,4]
#Histogram of APT_w_UR
hist(APT_w_UR, freq = FALSE)

# emipircal CV of APT_w_UR is
em_cv <- empirical_cv(APT_w_UR,alpha)
paste('empirical CV is', em_cv)
# normal CV of APT_w_UR is

norm_cv <- normal_cv(APT_w_UR,alpha)
paste('normal CV is', norm_cv)

# empirical cdf of APT_w_UR is

F1 <- ecdf(APT_w_UR)

paste('empircal FPR is', 1-F1(em_cv))
paste('normal FPR is', 1-F1(floor(norm_cv)))
## ---- chunk 39

set.seed(0)
#calculate power and reward in case p0 < p1
alpha <- 0.05
effect_size <- 0.2 # effect size is 0.2:  p1 - p0 = 0.2
p0 <- 0.5 - effect_size / 2
p1 <- 0.5 + effect_size / 2
N <- 500 # sample_size(total number of trials in one simulation)
B <- 5000 # number of simulations
c <- 0.1 # threshold
burn_in <- 4 # # of burnin trials
n <-  5 # batch_size
Ti <- N/n # num_batches

results <- array(dim = c(B, 4))
for (i in 1:B) {
  results[i,] <-
    TSPDD(
      pa = p0,
      pb = p1,
      n = N,
      c = c,
      burnin = burn_in, #burnin=1 means no burnin needs to be larger than batch-1
      batch = n
    ) 
}
average_power = mean(results[, 1] > qnorm(1-alpha))
average_reward = mean(results[, 2])
APT_ban_UR = results[,3]
APT_w_UR = results[,4]
#Histogram of APT_w_UR
hist(APT_w_UR, freq = FALSE)

# emipircal CV of APT_w_UR is
em_cv <- empirical_cv(APT_w_UR,alpha)
paste('empirical CV is', em_cv)
# normal CV of APT_w_UR is

norm_cv <- normal_cv(APT_w_UR,alpha)
paste('normal CV is', norm_cv)

# empirical cdf of APT_w_UR is

F1 <- ecdf(APT_w_UR)

paste('empircal FPR is', 1-F1(em_cv))
paste('normal FPR is', 1-F1(floor(norm_cv)))
## ---- chunk 40

set.seed(0)
#calculate power and reward in case p0 < p1
alpha <- 0.05
effect_size <- 0.2 # effect size is 0.2:  p1 - p0 = 0.2
p0 <- 0.5 - effect_size / 2
p1 <- 0.5 + effect_size / 2
N <- 1000 # sample_size(total number of trials in one simulation)
B <- 5000 # number of simulations
c <- 0.1 # threshold
burn_in <- 9 # # of burnin trials
n <-  10 # batch_size
Ti <- N/n # num_batches

results <- array(dim = c(B, 4))
for (i in 1:B) {
  results[i,] <-
    TSPDD(
      pa = p0,
      pb = p1,
      n = N,
      c = c,
      burnin = burn_in, #burnin=1 means no burnin needs to be larger than batch-1
      batch = n
    ) 
}
average_power = mean(results[, 1] > qnorm(1-alpha))
average_reward = mean(results[, 2])
APT_ban_UR = results[,3]
APT_w_UR = results[,4]
#Histogram of APT_w_UR
hist(APT_w_UR, freq = FALSE)

# emipircal CV of APT_w_UR is
em_cv <- empirical_cv(APT_w_UR,alpha)
paste('empirical CV is', em_cv)
# normal CV of APT_w_UR is

norm_cv <- normal_cv(APT_w_UR,alpha)
paste('normal CV is', norm_cv)

# empirical cdf of APT_w_UR is

F1 <- ecdf(APT_w_UR)

paste('empircal FPR is', 1-F1(em_cv))
paste('normal FPR is', 1-F1(floor(norm_cv)))
## ---- chunk 41

set.seed(0)
#calculate power and reward in case p0 < p1
alpha <- 0.05
effect_size <- 0.4 # effect size is 0.4:  p1 - p0 = 0.4
p0 <- 0.5 - effect_size / 2
p1 <- 0.5 + effect_size / 2
N <- 100 # sample_size(total number of trials in one simulation)
B <- 5000 # number of simulations
c <- 0.1 # threshold
burn_in <- 1 # # of burnin trials
n <-  1 # batch_size
Ti <- N/n # num_batches

results <- array(dim = c(B, 4))
for (i in 1:B) {
  results[i,] <-
    TSPDD(
      pa = p0,
      pb = p1,
      n = N,
      c = c,
      burnin = burn_in, #burnin=1 means no burnin needs to be larger than batch-1
      batch = n
    ) 
}
average_power = mean(results[, 1] > qnorm(1-alpha))
average_reward = mean(results[, 2])
APT_ban_UR = results[,3]
APT_w_UR = results[,4]
#Histogram of APT_w_UR
hist(APT_w_UR, freq = FALSE)

# emipircal CV of APT_w_UR is
em_cv <- empirical_cv(APT_w_UR,alpha)
paste('empirical CV is', em_cv)
# normal CV of APT_w_UR is

norm_cv <- normal_cv(APT_w_UR,alpha)
paste('normal CV is', norm_cv)

# empirical cdf of APT_w_UR is

F1 <- ecdf(APT_w_UR)

paste('empircal FPR is', 1-F1(em_cv))
paste('normal FPR is', 1-F1(floor(norm_cv)))
## ---- chunk 42

set.seed(0)
#calculate power and reward in case p0 < p1
alpha <- 0.05
effect_size <- 0.4 # effect size is 0.4:  p1 - p0 = 0.4
p0 <- 0.5 - effect_size / 2
p1 <- 0.5 + effect_size / 2
N <- 300 # sample_size(total number of trials in one simulation)
B <- 5000 # number of simulations
c <- 0.1 # threshold
burn_in <- 2 # # of burnin trials
n <-  3 # batch_size
Ti <- N/n # num_batches

results <- array(dim = c(B, 4))
for (i in 1:B) {
  results[i,] <-
    TSPDD(
      pa = p0,
      pb = p1,
      n = N,
      c = c,
      burnin = burn_in, #burnin=1 means no burnin needs to be larger than batch-1
      batch = n
    ) 
}
average_power = mean(results[, 1] > qnorm(1-alpha))
average_reward = mean(results[, 2])
APT_ban_UR = results[,3]
APT_w_UR = results[,4]
#Histogram of APT_w_UR
hist(APT_w_UR, freq = FALSE)

# emipircal CV of APT_w_UR is
em_cv <- empirical_cv(APT_w_UR,alpha)
paste('empirical CV is', em_cv)
# normal CV of APT_w_UR is

norm_cv <- normal_cv(APT_w_UR,alpha)
paste('normal CV is', norm_cv)

# empirical cdf of APT_w_UR is

F1 <- ecdf(APT_w_UR)

paste('empircal FPR is', 1-F1(em_cv))
paste('normal FPR is', 1-F1(floor(norm_cv)))
## ---- chunk 43

set.seed(0)
#calculate power and reward in case p0 < p1
alpha <- 0.05
effect_size <- 0.4 # effect size is 0.4:  p1 - p0 = 0.4
p0 <- 0.5 - effect_size / 2
p1 <- 0.5 + effect_size / 2
N <- 500 # sample_size(total number of trials in one simulation)
B <- 5000 # number of simulations
c <- 0.1 # threshold
burn_in <- 4 # # of burnin trials
n <-  5 # batch_size
Ti <- N/n # num_batches

results <- array(dim = c(B, 4))
for (i in 1:B) {
  results[i,] <-
    TSPDD(
      pa = p0,
      pb = p1,
      n = N,
      c = c,
      burnin = burn_in, #burnin=1 means no burnin needs to be larger than batch-1
      batch = n
    ) 
}
average_power = mean(results[, 1] > qnorm(1-alpha))
average_reward = mean(results[, 2])
APT_ban_UR = results[,3]
APT_w_UR = results[,4]
#Histogram of APT_w_UR
hist(APT_w_UR, freq = FALSE)

# emipircal CV of APT_w_UR is
em_cv <- empirical_cv(APT_w_UR,alpha)
paste('empirical CV is', em_cv)
# normal CV of APT_w_UR is

norm_cv <- normal_cv(APT_w_UR,alpha)
paste('normal CV is', norm_cv)

# empirical cdf of APT_w_UR is

F1 <- ecdf(APT_w_UR)

paste('empircal FPR is', 1-F1(em_cv))
paste('normal FPR is', 1-F1(floor(norm_cv)))
## ---- chunk 44

set.seed(0)
#calculate power and reward in case p0 < p1
alpha <- 0.05
effect_size <- 0.4 # effect size is 0.4:  p1 - p0 = 0.4
p0 <- 0.5 - effect_size / 2
p1 <- 0.5 + effect_size / 2
N <- 1000 # sample_size(total number of trials in one simulation)
B <- 5000 # number of simulations
c <- 0.1 # threshold
burn_in <- 9 # # of burnin trials
n <-  10 # batch_size
Ti <- N/n # num_batches

results <- array(dim = c(B, 4))
for (i in 1:B) {
  results[i,] <-
    TSPDD(
      pa = p0,
      pb = p1,
      n = N,
      c = c,
      burnin = burn_in, #burnin=1 means no burnin needs to be larger than batch-1
      batch = n
    ) 
}
average_power = mean(results[, 1] > qnorm(1-alpha))
average_reward = mean(results[, 2])
APT_ban_UR = results[,3]
APT_w_UR = results[,4]
#Histogram of APT_w_UR
hist(APT_w_UR, freq = FALSE)

# emipircal CV of APT_w_UR is
em_cv <- empirical_cv(APT_w_UR,alpha)
paste('empirical CV is', em_cv)
# normal CV of APT_w_UR is

norm_cv <- normal_cv(APT_w_UR,alpha)
paste('normal CV is', norm_cv)

# empirical cdf of APT_w_UR is

F1 <- ecdf(APT_w_UR)

paste('empircal FPR is', 1-F1(em_cv))
paste('normal FPR is', 1-F1(floor(norm_cv)))
